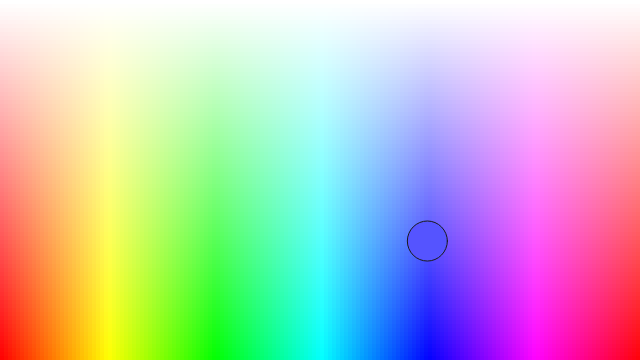
Frame 1 (no input)
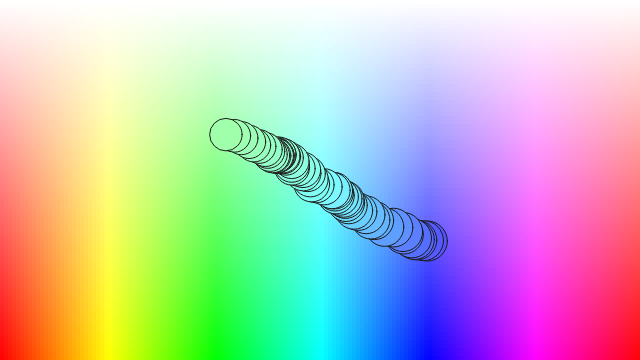
Frame 60 (no input)
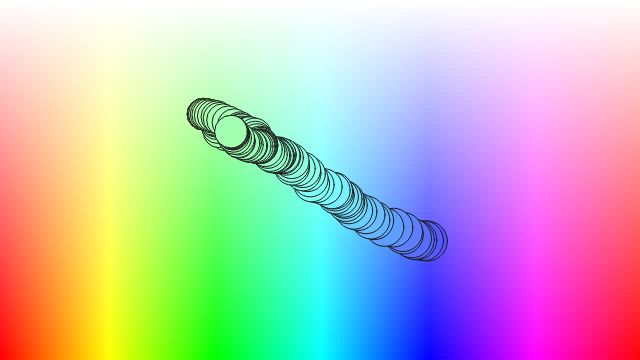
Frame 120 (the mouse pressed at the canvas centre since frame 60)

The p5.js sketch that drew these frames (run headless with seeded random() and noise() and a simulated clock; from frame 60 on, the mouse is pressed at the canvas centre):

// p5.js sketch
// ── sketch.js
var w;
var xoff = 0;
var yoff = 0;

function setup() {
    createCanvas(640, 360);
    colorMode(HSB, 1);
    noStroke();

    for (var x=0; x<width; x+=4) {
        for (var y=0; y<height; y+=4) {
            fill(color(x/width,
                       y/height,
                       1));
            rect(x, y, 4, 4);
        }
    }

    stroke(0.1);

    w = new Walker();
}

function draw() {
//    background(51);
    w.walk();
    w.display();
}

function Walker() {
    this.walk = function() {
        xoff += random(0.02);
        yoff += random(0.02);
        this.pos = createVector(noise(xoff)*width, noise(yoff)*height)
    };

    this.display = function() {
        //         fill((xoff/2) % 1, 1, 1, 0.5)
        c = color(noise(xoff),
                  noise(yoff),
                  1)
        fill(c);
        ellipse(this.pos.x, this.pos.y, 24+noise(xoff)*24, 24+noise(xoff)*24);
    }
}
